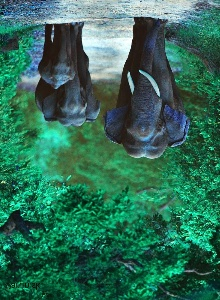
#> input picture OPENCV/Gen Ai through computre vision/new generate image.jpg, 220 x 300 px, given in place of the camera
$ python 'CV_Every color except white mask.py'
#> lines starting #> are read from the running program, lines starting #| are printed output that depends on the picture; after the words box and inside, x2 and y2 are one past the last pixel; in counts of white or black regions, pixels touching at a corner belong together
import cv2 # package of AI
import numpy as np

cap = cv2.VideoCapture(0)

while True:
    _,frame = cap.read()
#> frame is the input picture: shape (300, 220, 3); mean B, G, R 87.8, 109.4, 48.1
    hsv_frame=cv2.cvtColor(frame,cv2.COLOR_BGR2HSV)
#> hsv_frame: shape (300, 220, 3); mean H, S, V 79.3, 152.8, 112.7

    low = np.array([0,42,0])
    high=np.array([179,255,255])

    red_mask=cv2.inRange(hsv_frame,low,high)
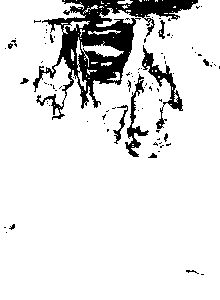
#> red_mask: shape (300, 220); 88.6% white; 88 black regions (76 under 20 px), largest, box (x1, y1, x2, y2) and area: (33, 0, 198, 120) 5656, (142, 45, 183, 129) 687, (125, 74, 149, 157) 504
    red = cv2.bitwise_and(frame,frame,mask = red_mask)
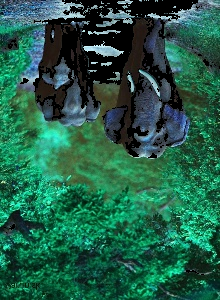
#> red: shape (300, 220, 3); mean B, G, R 72.2, 93.8, 33.9


    cv2.imshow("Frame",frame)
    cv2.imshow('Red',red)
    key = cv2.waitKey(1)
#> (key Esc is pressed here)
    if key ==27: #27 is esc button in keyboard
        break
